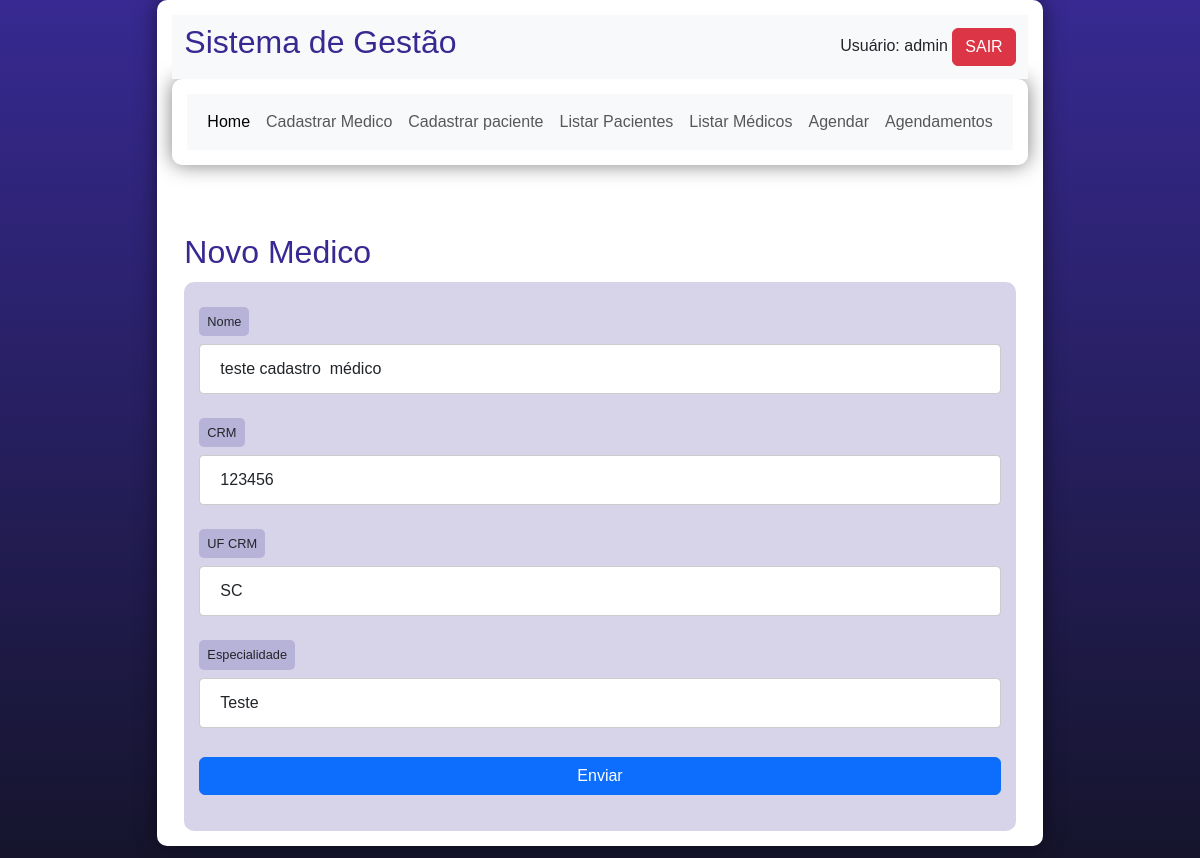
Before: /dashboard.php?page=editar-med&id=16 (signed in) with the older database file.
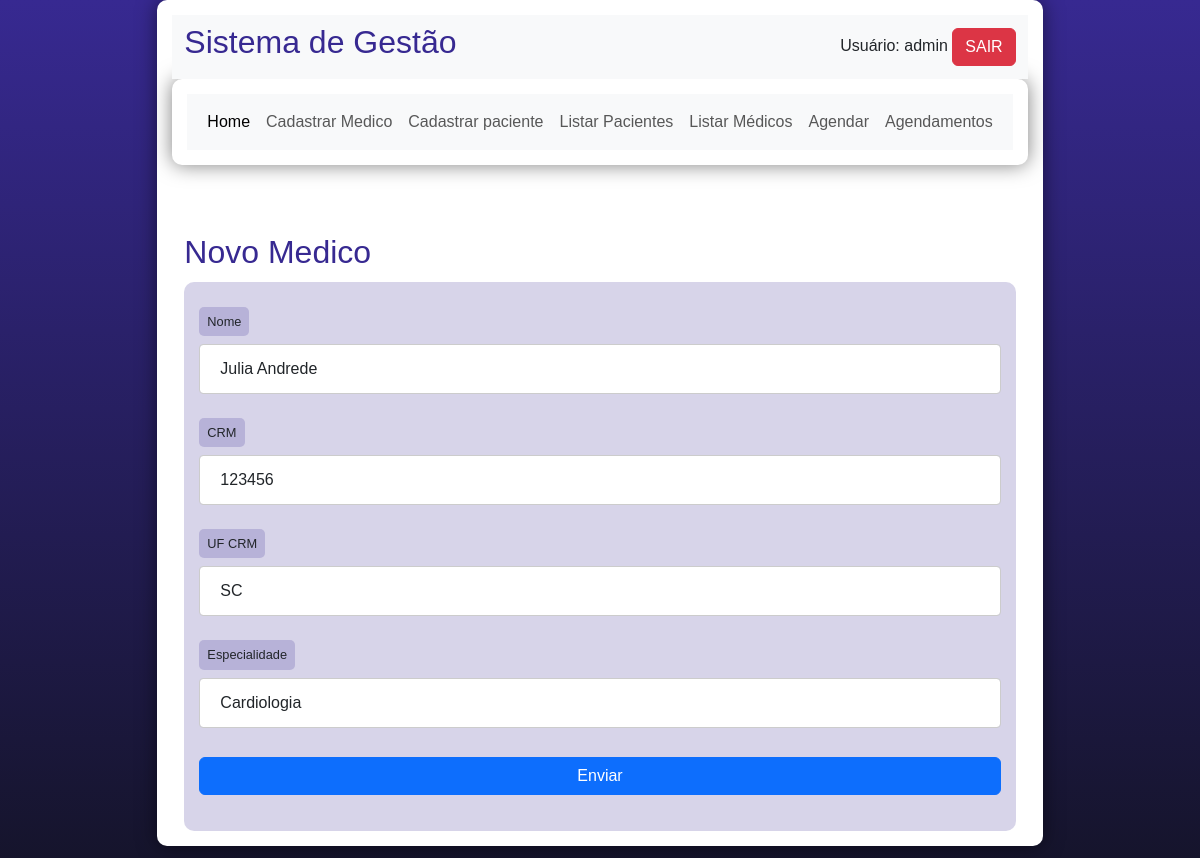
After: the same page with the newer database file.
### tables this page shows
CREATE TABLE `medicos` (
  `id` int(11) NOT NULL,
  `crm` int(6) NOT NULL,
  `ufcrm` varchar(2) NOT NULL,
  `nomemedico` varchar(45) NOT NULL,
  `especialidade` varchar(45) NOT NULL
);

### editar-medicos.php (the view, shortened to what this page needs)
<h2>Novo Medico</h2>
<?php
    $sql = "SELECT * FROM medicos where id =".$_REQUEST["id"];
    $res = $conn->query($sql);
    $row = $res->fetch_object();
?>
<form action="?page=med" method="post">
    <div class="mb-3">
        <label>Nome</label>
        <input type="text" name="nome"  class="form-control" value="<?php print $row->nomemedico; ?>">
    </div>
    <div class="mb-3">
        <label>CRM</label>
        <input type="text" name="crm"  class="form-control" maxlength="6" minlength="6" value="<?php print $row->crm; ?>">
    </div>
    <div class="mb-3">
        <label>UF CRM</label>
        <input type="text" name="ufcrm"  class="form-control" maxlength="2" minlength="2" value="<?php print $row->ufcrm; ?>">
    </div>
    <div class="mb-3">
        <label>Especialidade</label>
        <input type="text" name="especialidade"  class="form-control" value="<?php print $row->especialidade?>">
    </div>
    <div class="mb-3">
         <button type="submit" class="btn btn-primary">Enviar</button>
    </div>
</form>

Changed rows visible on the page:
changed medicos "SC": nome "teste cadastro médico" → "Julia Andrede"; especialidade "Teste" → "Cardiologia"
